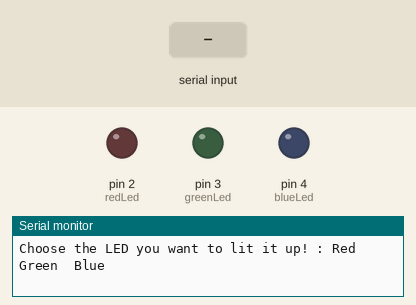
This sketch was run on a simulated Arduino Uno, built with avr-gcc and run on an emulated ATmega328P. Parts: output pins drawn as LEDs (lit = HIGH), the last lines printed to the serial monitor. The inputs (shaded band) are chosen by the test bench.

Above: at 1.2 s.
1.3 s: "Red" received over Serial
At 2.6 s:
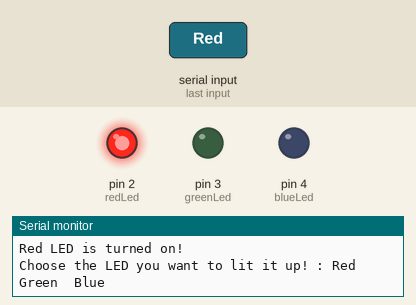
3.8 s: "Green" received over Serial
At 5.8 s:
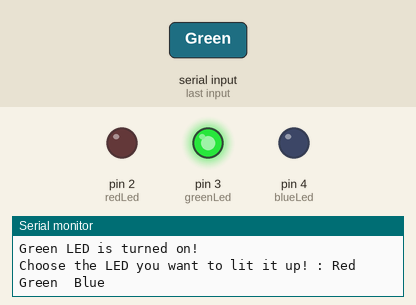
6.3 s: "1" received over Serial
At 8.7 s:
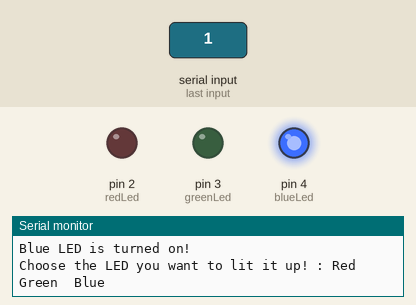
Timing chart, 0 to 10.2 s (numbered marks = the images above; inputs shaded):
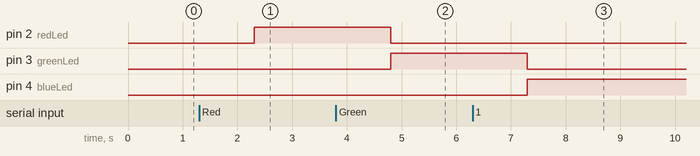

Measured:
- after the input at 1.3 s, pin 2 (redLed): LOW → HIGH after 1.0 s
- after the input at 3.8 s, pin 2 (redLed): HIGH → LOW after 1.0 s; pin 3 (greenLed): LOW → HIGH after 1.0 s
- after the input at 6.3 s, pin 3 (greenLed): HIGH → LOW after 1.0 s; pin 4 (blueLed): LOW → HIGH after 1.0 s

The sketch:

01_choose_the_led.ino
```cpp
/*
WAP to take choice from user to lit up that colored LED
*/

// declaring variables for pins
int redLed = 2;
int greenLed = 3;
int blueLed = 4;

// prompt messages
String msg1 = "Choose the LED you want to lit it up! : Red  Green  Blue";
String msg2 = " LED is turned on!";
// declaring container variable for response
String myResponse;

void setup() {
  // setting output for LEDs respectively
    pinMode(redLed, OUTPUT);
    pinMode(greenLed, OUTPUT);
    pinMode(blueLed, OUTPUT);
Serial.begin(9600);
}

void loop() {
    Serial.println(msg1);
    while(Serial.available() == 0){};    // waiting for user input

    myResponse = Serial.readString();


    if (myResponse == "Red"){
        Serial.print("Red");
        Serial.println(msg2);

        digitalWrite(redLed, HIGH);
        digitalWrite(greenLed, LOW);
        digitalWrite(blueLed, LOW);
      }
    else if (myResponse == "Green"){
        Serial.print("Green");
        Serial.println(msg2);

        digitalWrite(greenLed, HIGH);
        digitalWrite(redLed, LOW);
        digitalWrite(blueLed, LOW);
      }
    else {
        Serial.print("Blue");
        Serial.println(msg2);

        digitalWrite(blueLed, HIGH);
        digitalWrite(redLed, LOW);
        digitalWrite(greenLed, LOW);
      }
}
```
